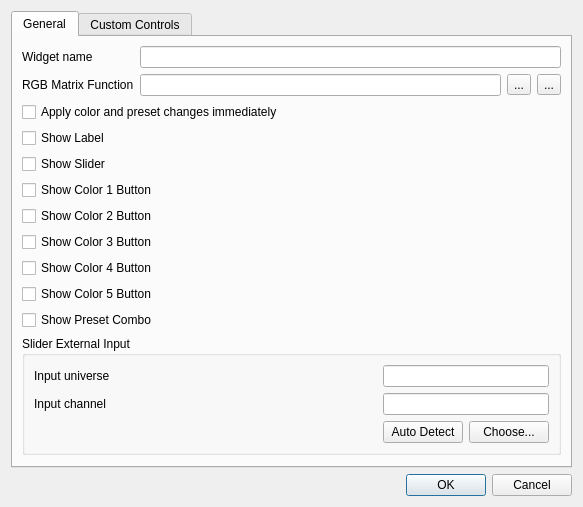
<?xml version="1.0" encoding="UTF-8"?>
<ui version="4.0">
 <author>Massimo Callegari</author>
 <comment>
  Q Light Controller Plus
  vcmatrixproperties.ui

  Copyright (c) 2015 Massimo Callegari

  Licensed under the Apache License, Version 2.0 (the &quot;License&quot;);
  you may not use this file except in compliance with the License.
  You may obtain a copy of the License at

      http://www.apache.org/licenses/LICENSE-2.0.txt

  Unless required by applicable law or agreed to in writing, software
  distributed under the License is distributed on an &quot;AS IS&quot; BASIS,
  WITHOUT WARRANTIES OR CONDITIONS OF ANY KIND, either express or implied.
  See the License for the specific language governing permissions and
  limitations under the License.
 </comment>
 <class>VCMatrixProperties</class>
 <widget class="QDialog" name="VCMatrixProperties">
  <property name="geometry">
   <rect>
    <x>0</x>
    <y>0</y>
    <width>516</width>
    <height>489</height>
   </rect>
  </property>
  <property name="windowTitle">
   <string>Animation widget properties</string>
  </property>
  <property name="windowIcon">
   <iconset resource="../qlcui.qrc">
    <normaloff>:/animation.png</normaloff>:/animation.png</iconset>
  </property>
  <layout class="QGridLayout" name="gridLayout_3">
   <item row="1" column="0">
    <widget class="QDialogButtonBox" name="buttonBox">
     <property name="orientation">
      <enum>Qt::Horizontal</enum>
     </property>
     <property name="standardButtons">
      <set>QDialogButtonBox::Cancel|QDialogButtonBox::Ok</set>
     </property>
    </widget>
   </item>
   <item row="0" column="0">
    <widget class="QTabWidget" name="tabWidget">
     <property name="currentIndex">
      <number>0</number>
     </property>
     <widget class="QWidget" name="tab">
      <attribute name="title">
       <string>General</string>
      </attribute>
      <layout class="QVBoxLayout" name="verticalLayout_2">
       <item>
        <layout class="QGridLayout" name="gridLayout_2">
         <item row="2" column="1">
          <widget class="QLineEdit" name="m_functionEdit">
           <property name="toolTip">
            <string>The function that this widget controls</string>
           </property>
           <property name="readOnly">
            <bool>true</bool>
           </property>
          </widget>
         </item>
         <item row="1" column="0">
          <widget class="QLabel" name="m_nameLabel">
           <property name="text">
            <string>Widget name</string>
           </property>
          </widget>
         </item>
         <item row="2" column="0">
          <widget class="QLabel" name="m_functionLabel">
           <property name="text">
            <string>RGB Matrix Function</string>
           </property>
          </widget>
         </item>
         <item row="2" column="3">
          <widget class="QToolButton" name="m_detachFunction">
           <property name="toolTip">
            <string>Detach the matrix function attachment</string>
           </property>
           <property name="text">
            <string notr="true">...</string>
           </property>
           <property name="icon">
            <iconset resource="../qlcui.qrc">
             <normaloff>:/detach.png</normaloff>:/detach.png</iconset>
           </property>
           <property name="iconSize">
            <size>
             <width>32</width>
             <height>32</height>
            </size>
           </property>
          </widget>
         </item>
         <item row="2" column="2">
          <widget class="QToolButton" name="m_attachFunction">
           <property name="toolTip">
            <string>Attach a function to this widget</string>
           </property>
           <property name="text">
            <string notr="true">...</string>
           </property>
           <property name="icon">
            <iconset resource="../qlcui.qrc">
             <normaloff>:/attach.png</normaloff>:/attach.png</iconset>
           </property>
           <property name="iconSize">
            <size>
             <width>32</width>
             <height>32</height>
            </size>
           </property>
          </widget>
         </item>
         <item row="1" column="1" colspan="3">
          <widget class="QLineEdit" name="m_nameEdit">
           <property name="toolTip">
            <string>Text to display on the widget</string>
           </property>
          </widget>
         </item>
         <item row="3" column="0" colspan="4">
          <widget class="QCheckBox" name="m_instantCheck">
           <property name="text">
            <string>Apply color and preset changes immediately</string>
           </property>
          </widget>
         </item>
         <item row="4" column="0" colspan="4">
          <widget class="QCheckBox" name="m_labelCheck">
           <property name="text">
            <string>Show Label</string>
           </property>
          </widget>
         </item>
         <item row="5" column="0" colspan="4">
          <widget class="QCheckBox" name="m_sliderCheck">
           <property name="text">
            <string>Show Slider</string>
           </property>
          </widget>
         </item>
         <item row="6" column="0" colspan="4">
          <widget class="QCheckBox" name="m_mtxColor1ButtonCheck">
           <property name="text">
            <string>Show Color 1 Button</string>
           </property>
          </widget>
         </item>
         <item row="7" column="0" colspan="4">
          <widget class="QCheckBox" name="m_mtxColor2ButtonCheck">
           <property name="text">
            <string>Show Color 2 Button</string>
           </property>
          </widget>
         </item>
         <item row="8" column="0" colspan="4">
          <widget class="QCheckBox" name="m_mtxColor3ButtonCheck">
           <property name="text">
            <string>Show Color 3 Button</string>
           </property>
          </widget>
         </item>
         <item row="9" column="0" colspan="4">
          <widget class="QCheckBox" name="m_mtxColor4ButtonCheck">
           <property name="text">
            <string>Show Color 4 Button</string>
           </property>
          </widget>
         </item>
         <item row="10" column="0" colspan="4">
          <widget class="QCheckBox" name="m_mtxColor5ButtonCheck">
           <property name="text">
            <string>Show Color 5 Button</string>
           </property>
          </widget>
         </item>
         <item row="11" column="0" colspan="4">
          <widget class="QCheckBox" name="m_presetComboCheck">
           <property name="text">
            <string>Show Preset Combo</string>
           </property>
          </widget>
         </item>
        </layout>
       </item>
       <item>
        <widget class="QGroupBox" name="m_externalInputGroup">
         <property name="title">
          <string>Slider External Input</string>
         </property>
         <layout class="QGridLayout" name="gridLayout">
          <item row="0" column="0">
           <widget class="QLabel" name="m_inputUniverseLabel">
            <property name="text">
             <string>Input universe</string>
            </property>
           </widget>
          </item>
          <item row="0" column="1" colspan="2">
           <widget class="QLineEdit" name="m_inputUniverseEdit">
            <property name="toolTip">
             <string>The input universe that sends data to this widget</string>
            </property>
            <property name="readOnly">
             <bool>true</bool>
            </property>
           </widget>
          </item>
          <item row="1" column="0">
           <widget class="QLabel" name="m_inputChannelLabel">
            <property name="text">
             <string>Input channel</string>
            </property>
           </widget>
          </item>
          <item row="1" column="1" colspan="2">
           <widget class="QLineEdit" name="m_inputChannelEdit">
            <property name="toolTip">
             <string>The particular input channel within the input universe that sends data to this widget</string>
            </property>
            <property name="readOnly">
             <bool>true</bool>
            </property>
           </widget>
          </item>
          <item row="2" column="0">
           <spacer name="horizontalSpacer">
            <property name="orientation">
             <enum>Qt::Horizontal</enum>
            </property>
            <property name="sizeHint" stdset="0">
             <size>
              <width>298</width>
              <height>20</height>
             </size>
            </property>
           </spacer>
          </item>
          <item row="2" column="2">
           <widget class="QPushButton" name="m_chooseInputButton">
            <property name="toolTip">
             <string>Choose an external input universe &amp; channel that this widget should listen to</string>
            </property>
            <property name="text">
             <string>Choose...</string>
            </property>
           </widget>
          </item>
          <item row="2" column="1">
           <widget class="QPushButton" name="m_autoDetectInputButton">
            <property name="toolTip">
             <string>When toggled, you can move an external slider/knob to assign it to the animation widget slider.</string>
            </property>
            <property name="text">
             <string>Auto Detect</string>
            </property>
            <property name="checkable">
             <bool>true</bool>
            </property>
           </widget>
          </item>
         </layout>
        </widget>
       </item>
       <item>
        <spacer name="verticalSpacer">
         <property name="orientation">
          <enum>Qt::Vertical</enum>
         </property>
         <property name="sizeHint" stdset="0">
          <size>
           <width>20</width>
           <height>40</height>
          </size>
         </property>
        </spacer>
       </item>
      </layout>
     </widget>
     <widget class="QWidget" name="tab_2">
      <attribute name="title">
       <string>Custom Controls</string>
      </attribute>
      <layout class="QVBoxLayout" name="verticalLayout">
       <item>
        <layout class="QGridLayout" name="gridLayout_5">
         <item row="3" column="2">
          <widget class="QPushButton" name="m_addMtxColor2KnobsButton">
           <property name="text">
            <string> Add color 2 knobs</string>
           </property>
           <property name="icon">
            <iconset resource="../qlcui.qrc">
             <normaloff>:/knob.png</normaloff>:/knob.png</iconset>
           </property>
          </widget>
         </item>
         <item row="3" column="3">
          <widget class="QPushButton" name="m_addMtxColor3KnobsButton">
           <property name="text">
            <string> Add color 3 knobs</string>
           </property>
           <property name="icon">
            <iconset resource="../qlcui.qrc">
             <normaloff>:/knob.png</normaloff>:/knob.png</iconset>
           </property>
          </widget>
         </item>
         <item row="3" column="4">
          <widget class="QPushButton" name="m_addMtxColor4KnobsButton">
           <property name="text">
            <string> Add color 4 knobs</string>
           </property>
           <property name="icon">
            <iconset resource="../qlcui.qrc">
             <normaloff>:/knob.png</normaloff>:/knob.png</iconset>
           </property>
          </widget>
         </item>
         <item row="3" column="5">
          <widget class="QPushButton" name="m_addMtxColor5KnobsButton">
           <property name="text">
            <string> Add color 5 knobs</string>
           </property>
           <property name="icon">
            <iconset resource="../qlcui.qrc">
             <normaloff>:/knob.png</normaloff>:/knob.png</iconset>
           </property>
          </widget>
         </item>
         <item row="0" column="1" rowspan="9">
          <widget class="QTreeWidget" name="m_controlsTree">
           <property name="rootIsDecorated">
            <bool>false</bool>
           </property>
           <property name="itemsExpandable">
            <bool>false</bool>
           </property>
           <column>
            <property name="text">
             <string>Type</string>
            </property>
           </column>
           <column>
            <property name="text">
             <string>Value</string>
            </property>
           </column>
          </widget>
         </item>
         <item row="5" column="2">
          <widget class="QPushButton" name="m_addPresetButton">
           <property name="text">
            <string> Add preset</string>
           </property>
           <property name="icon">
            <iconset resource="../qlcui.qrc">
             <normaloff>:/script.png</normaloff>:/script.png</iconset>
           </property>
          </widget>
         </item>
         <item row="6" column="2">
          <widget class="QPushButton" name="m_addTextButton">
           <property name="text">
            <string> Add text</string>
           </property>
           <property name="icon">
            <iconset resource="../qlcui.qrc">
             <normaloff>:/fonts.png</normaloff>:/fonts.png</iconset>
           </property>
          </widget>
         </item>
         <item row="9" column="1" colspan="2">
          <layout class="QVBoxLayout" name="m_presetInputLayout"/>
         </item>
         <item row="4" column="2">
          <widget class="QPushButton" name="m_addMtxColor2ResetButton">
           <property name="text">
            <string> Add end color reset</string>
           </property>
           <property name="icon">
            <iconset resource="../qlcui.qrc">
             <normaloff>:/fileclose.png</normaloff>:/fileclose.png</iconset>
           </property>
          </widget>
         </item>
         <item row="5" column="2">
          <widget class="QPushButton" name="m_addMtxColor3ResetButton">
           <property name="text">
            <string> Add end color reset</string>
           </property>
           <property name="icon">
            <iconset resource="../qlcui.qrc">
             <normaloff>:/fileclose.png</normaloff>:/fileclose.png</iconset>
           </property>
          </widget>
         </item>
         <item row="6" column="2">
          <widget class="QPushButton" name="m_addMtxColor4ResetButton">
           <property name="text">
            <string> Add end color reset</string>
           </property>
           <property name="icon">
            <iconset resource="../qlcui.qrc">
             <normaloff>:/fileclose.png</normaloff>:/fileclose.png</iconset>
           </property>
          </widget>
         </item>
         <item row="7" column="2">
          <widget class="QPushButton" name="m_addMtxColor5ResetButton">
           <property name="text">
            <string> Add end color reset</string>
           </property>
           <property name="icon">
            <iconset resource="../qlcui.qrc">
             <normaloff>:/fileclose.png</normaloff>:/fileclose.png</iconset>
           </property>
          </widget>
         </item>
         <item row="7" column="2">
          <widget class="QPushButton" name="m_removeButton">
           <property name="text">
            <string> Remove</string>
           </property>
           <property name="icon">
            <iconset resource="../qlcui.qrc">
             <normaloff>:/edit_remove.png</normaloff>:/edit_remove.png</iconset>
           </property>
          </widget>
         </item>
         <item row="0" column="2">
          <widget class="QPushButton" name="m_addMtxColor1Button">
           <property name="text">
            <string> Add start color</string>
           </property>
           <property name="icon">
            <iconset resource="../qlcui.qrc">
             <normaloff>:/color.png</normaloff>:/color.png</iconset>
           </property>
          </widget>
         </item>
         <item row="1" column="2">
          <widget class="QPushButton" name="m_addMtxColor1KnobsButton">
           <property name="text">
            <string> Add start color knobs</string>
           </property>
           <property name="icon">
            <iconset resource="../qlcui.qrc">
             <normaloff>:/knob.png</normaloff>:/knob.png</iconset>
           </property>
          </widget>
         </item>
         <item row="2" column="2">
          <widget class="QPushButton" name="m_addMtxColor2Button">
           <property name="text">
            <string> Add end color</string>
           </property>
           <property name="icon">
            <iconset resource="../qlcui.qrc">
             <normaloff>:/color.png</normaloff>:/color.png</iconset>
           </property>
          </widget>
         </item>
         <item row="3" column="2">
          <widget class="QPushButton" name="m_addMtxColor3Button">
           <property name="text">
            <string> Add end color</string>
           </property>
           <property name="icon">
            <iconset resource="../qlcui.qrc">
             <normaloff>:/color.png</normaloff>:/color.png</iconset>
           </property>
          </widget>
         </item>
         <item row="4" column="2">
          <widget class="QPushButton" name="m_addMtxColor4Button">
           <property name="text">
            <string> Add end color</string>
           </property>
           <property name="icon">
            <iconset resource="../qlcui.qrc">
             <normaloff>:/color.png</normaloff>:/color.png</iconset>
           </property>
          </widget>
         </item>
         <item row="5" column="2">
          <widget class="QPushButton" name="m_addMtxColor5Button">
           <property name="text">
            <string> Add end color</string>
           </property>
           <property name="icon">
            <iconset resource="../qlcui.qrc">
             <normaloff>:/color.png</normaloff>:/color.png</iconset>
           </property>
          </widget>
         </item>
        </layout>
       </item>
      </layout>
     </widget>
    </widget>
   </item>
  </layout>
 </widget>
 <resources>
  <include location="../qlcui.qrc"/>
 </resources>
 <connections>
  <connection>
   <sender>buttonBox</sender>
   <signal>accepted()</signal>
   <receiver>VCMatrixProperties</receiver>
   <slot>accept()</slot>
   <hints>
    <hint type="sourcelabel">
     <x>248</x>
     <y>254</y>
    </hint>
    <hint type="destinationlabel">
     <x>157</x>
     <y>274</y>
    </hint>
   </hints>
  </connection>
  <connection>
   <sender>buttonBox</sender>
   <signal>rejected()</signal>
   <receiver>VCMatrixProperties</receiver>
   <slot>reject()</slot>
   <hints>
    <hint type="sourcelabel">
     <x>316</x>
     <y>260</y>
    </hint>
    <hint type="destinationlabel">
     <x>286</x>
     <y>274</y>
    </hint>
   </hints>
  </connection>
 </connections>
</ui>
